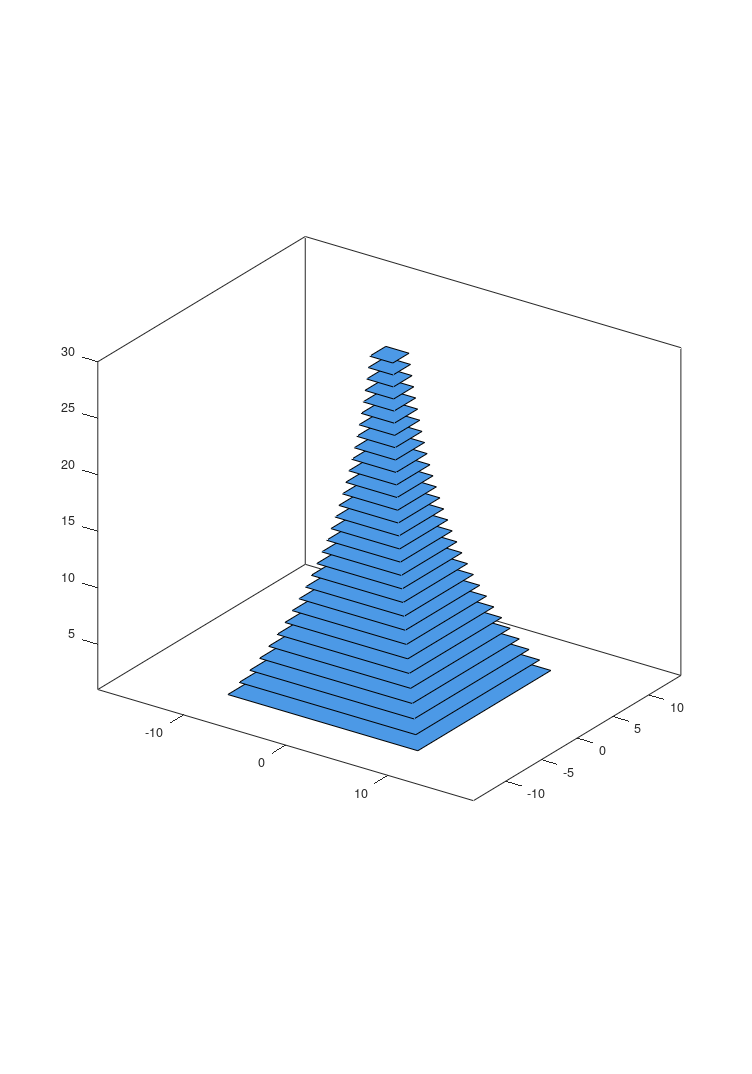

MATLAB code for this plot:
figure(3)
clf
hold on
box on

N = 30;                             
for i = 1:N
    s = 10 * 0.93^i;                 % diminishing square half-width
    patch([-s s s -s],[-s -s s s],[i i i i], [0.3 0.6 0.9], ...
        'EdgeColor','k')
end
axis equal
view(35,25)                          % a nice 3-D angle for the still image

% export as JPG
set(gcf,'paperunits','centimeters','paperposition',[0 0 21 30])
print('-djpeg','-r300','stack_of_squares.jpg')
